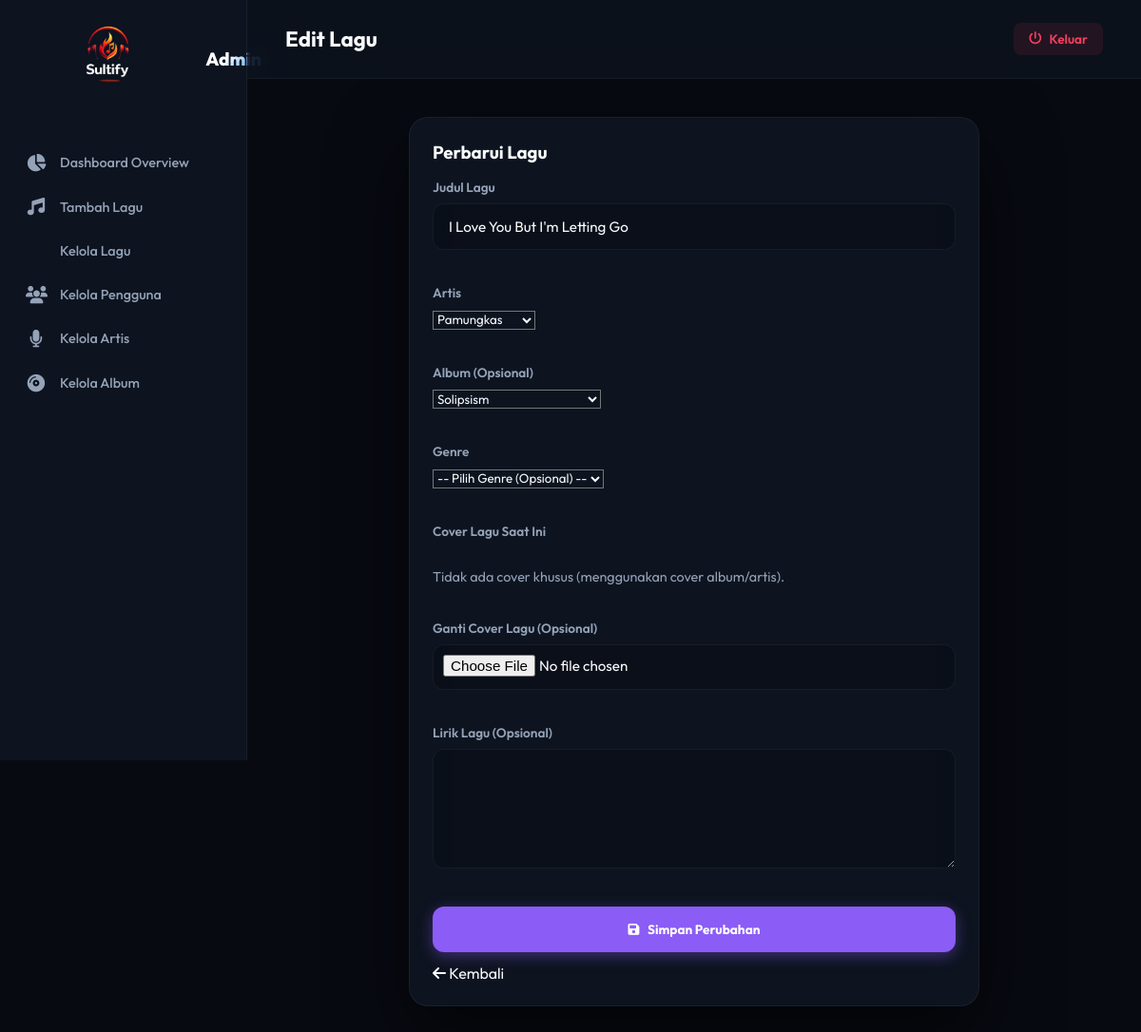
Screenshot of /admin/songs_edit.php?id=2 (signed in) with the database file from the repository.
### tables this page shows
CREATE TABLE `songs` (
  `id`          INT UNSIGNED    NOT NULL AUTO_INCREMENT,
  `artist_id`   INT UNSIGNED    NOT NULL,
  `album_id`    INT UNSIGNED    DEFAULT NULL,
  `title`       VARCHAR(200)    NOT NULL,
  `slug`        VARCHAR(210)    NOT NULL,
  `file_path`   VARCHAR(255)    NOT NULL COMMENT 'path file audio di server',
  `cover`       VARCHAR(255)    DEFAULT NULL COMMENT 'override cover dari album',
  `duration`    INT UNSIGNED    NOT NULL DEFAULT 0 COMMENT 'durasi dalam detik',
  `track_number` SMALLINT UNSIGNED DEFAULT NULL,
  `genre`       VARCHAR(100)    DEFAULT NULL,
  `lyrics`      LONGTEXT        DEFAULT NULL,
  `play_count`  BIGINT UNSIGNED NOT NULL DEFAULT 0,
  `is_published` TINYINT(1)     NOT NULL DEFAULT 1,
  `is_explicit`  TINYINT(1)     NOT NULL DEFAULT 0,
  `created_at`  TIMESTAMP       NOT NULL DEFAULT CURRENT_TIMESTAMP,
  `updated_at`  TIMESTAMP       NOT NULL DEFAULT CURRENT_TIMESTAMP ON UPDATE CURRENT_TIMESTAMP,
  PRIMARY KEY (`id`),
  UNIQUE KEY `uq_songs_slug`       (`slug`),
  KEY `idx_songs_artist_id`        (`artist_id`),
  KEY `idx_songs_album_id`         (`album_id`),
  KEY `idx_songs_genre`            (`genre`),
  KEY `idx_songs_play_count`       (`play_count`),
  CONSTRAINT `fk_songs_artist`
    FOREIGN KEY (`artist_id`) REFERENCES `artists` (`id`)
    ON DELETE CASCADE ON UPDATE CASCADE,
  CONSTRAINT `fk_songs_album`
    FOREIGN KEY (`album_id`) REFERENCES `albums` (`id`)
    ON DELETE SET NULL ON UPDATE CASCADE
);

CREATE TABLE `artists` (
  `id`          INT UNSIGNED    NOT NULL AUTO_INCREMENT,
  `name`        VARCHAR(150)    NOT NULL,
  `slug`        VARCHAR(160)    NOT NULL,
  `bio`         TEXT            DEFAULT NULL,
  `photo`       VARCHAR(255)    DEFAULT 'default_artist.png',
  `country`     VARCHAR(100)    DEFAULT NULL,
  `genre`       VARCHAR(100)    DEFAULT NULL,
  `monthly_listeners` INT UNSIGNED DEFAULT 0,
  `is_verified` TINYINT(1)      NOT NULL DEFAULT 0,
  `created_at`  TIMESTAMP       NOT NULL DEFAULT CURRENT_TIMESTAMP,
  `updated_at`  TIMESTAMP       NOT NULL DEFAULT CURRENT_TIMESTAMP ON UPDATE CURRENT_TIMESTAMP,
  PRIMARY KEY (`id`),
  UNIQUE KEY `uq_artists_slug`   (`slug`),
  KEY `idx_artists_genre`        (`genre`)
);

CREATE TABLE `albums` (
  `id`           INT UNSIGNED    NOT NULL AUTO_INCREMENT,
  `artist_id`    INT UNSIGNED    NOT NULL,
  `title`        VARCHAR(200)    NOT NULL,
  `slug`         VARCHAR(210)    NOT NULL,
  `cover`        VARCHAR(255)    DEFAULT 'default_cover.png',
  `description`  TEXT            DEFAULT NULL,
  `release_date` DATE            DEFAULT NULL,
  `album_type`   ENUM('album','single','ep','compilation') NOT NULL DEFAULT 'album',
  `genre`        VARCHAR(100)    DEFAULT NULL,
  `total_tracks` INT UNSIGNED    NOT NULL DEFAULT 0,
  `is_published`  TINYINT(1)     NOT NULL DEFAULT 1,
  `created_at`   TIMESTAMP       NOT NULL DEFAULT CURRENT_TIMESTAMP,
  `updated_at`   TIMESTAMP       NOT NULL DEFAULT CURRENT_TIMESTAMP ON UPDATE CURRENT_TIMESTAMP,
  PRIMARY KEY (`id`),
  UNIQUE KEY `uq_albums_slug`     (`slug`),
  KEY `idx_albums_artist_id`      (`artist_id`),
  KEY `idx_albums_release_date`   (`release_date`),
  CONSTRAINT `fk_albums_artist`
    FOREIGN KEY (`artist_id`) REFERENCES `artists` (`id`)
    ON DELETE CASCADE ON UPDATE CASCADE
);

### admin/songs_edit.php (the view, shortened to what this page needs)
<?php
$pdo = getDB();
$songId = $_GET['id'];
$stmt = $pdo->prepare("SELECT * FROM songs WHERE id = ?");
$stmt->execute([$songId]);
$song = $stmt->fetch(PDO::FETCH_ASSOC);
$artists = $pdo->query("SELECT * FROM artists ORDER BY name ASC")->fetchAll();
$albums = $pdo->query("SELECT * FROM albums ORDER BY title ASC")->fetchAll();
?>
<!DOCTYPE html>
<html lang="id">
<head>
    <link href="https://cdnjs.cloudflare.com/ajax/libs/font-awesome/6.4.0/css/all.min.css" rel="stylesheet">
    <link rel="stylesheet" href="<?= BASE_URL ?>/assets/css/style.css">
</head>
<body>
<div class="admin-layout">
    <?php include __DIR__ . '/includes/sidebar.php'; ?>
    <main class="admin-main">
        <header class="admin-topbar">
            <h1>Edit Lagu</h1>
            <a href="<?= BASE_URL ?>/auth/logout.php" class="btn-danger btn-sm"><i class="fa-solid fa-power-off"></i> Keluar</a>
        </header>
        <div class="admin-body">
            <?php if ($song): ?>
            <div class="auth-card fade-in" style="max-width:600px;margin:auto;padding:24px;border-radius:var(--radius-lg);">
                <h3 style="margin-bottom:16px;">Perbarui Lagu</h3>
                <form method="POST" enctype="multipart/form-data" style="display:flex;flex-direction:column;gap:16px;">
                    <div class="form-group">
                        <label>Judul Lagu</label>
                        <input type="text" name="title" required value="<?= htmlspecialchars($song['title']) ?>">
                    </div>
                    <div class="form-group">
                        <label>Artis</label>
                        <select name="artist_id" required>
                            <?php foreach ($artists as $art): ?>
                                <option value="<?= $art['id'] ?>" <?= ($art['id'] == $song['artist_id']) ? 'selected' : '' ?>><?= htmlspecialchars($art['name']) ?></option>
                            <?php endforeach; ?>
                        </select>
                    </div>
                    <div class="form-group">
                        <label>Album (Opsional)</label>
                        <select name="album_id">
                            <?php foreach ($albums as $alb): ?>
                                <option value="<?= $alb['id'] ?>" <?= ($alb['id'] == $song['album_id']) ? 'selected' : '' ?>><?= htmlspecialchars($alb['title']) ?></option>
                            <?php endforeach; ?>
                        </select>
                    </div>
                    <div class="form-group">
                        <label>Genre</label>
                        <select name="genre">
                            <option value="">-- Pilih Genre (Opsional) --</option>
                        </select>
                    </div>
                    <div class="form-group">
                        <label>Cover Lagu Saat Ini</label><br>
                        <?php if ($song['cover']): ?>
                            <img src="<?= getCoverUrl($song['cover']) ?>" style="width:80px;height:80px;border-radius:8px;object-fit:cover;" onerror="this.src='<?= BASE_URL ?>/assets/images/default_cover.svg'">
                        <?php else: ?>
                            <span style="color:var(--text-muted);font-size:0.9rem;">Tidak ada cover khusus (menggunakan cover album/artis).</span>
                        <?php endif; ?>
                    </div>
                    <div class="form-group">
                        <label>Ganti Cover Lagu (Opsional)</label>
                        <input type="file" name="cover" accept="image/*" style="padding: 10px; height: 48px; display: flex; align-items: center; background: rgba(0,0,0,0.2); border: 1px solid var(--border); border-radius: var(--radius);">
                    </div>
                    <div class="form-group">
                        <label>Lirik Lagu (Opsional)</label>
                        <textarea name="lyrics" rows="6" style="width: 100%; padding: 14px; background: rgba(0,0,0,0.2); border: 1px solid var(--border); border-radius: var(--radius); color: #fff; font-family: inherit; resize: vertical;"><?= htmlspecialchars($song['lyrics'] ?? '') ?></textarea>
                    </div>
                    <button type="submit" class="btn-signup" style="height:48px;"><i class="fa-solid fa-save" style="margin-right:6px;"></i> Simpan Perubahan</button>
                </form>
                <a href="<?= BASE_URL ?>/admin/songs.php" class="btn btn-secondary" style="margin-top:12px;display:inline-block;"><i class="fa-solid fa-arrow-left"></i> Kembali</a>
            </div>
            <?php endif; ?>
        </div>
    </main>
</div>
</body>
</html>

### assets/css/style.css (style rules this page uses)
:root { --bg: #070A11; --bg2: #0A0E17; --sidebar: #0D131F; --card: #131B2A; --card-hover: #1D283E; --primary: #8B5CF6; --primary-dark:#7C3AED; --primary-glow:rgba(139,92,246,.4); --accent: #F43F5E; --text: #F8FAFC; --text-muted: #94A3B8; --text-dim: #64748B; --border: rgba(255,255,255,.05); --player-bg: rgba(19, 27, 42, 0.85); --sidebar-w: 260px; --radius: 12px; --radius-lg: 20px; --transition: all .3s cubic-bezier(0.4, 0, 0.2, 1); }
*, *::before, *::after { box-sizing: border-box; margin: 0; padding: 0; }
html { font-size: 16px; scroll-behavior: smooth; }
body { font-family: 'Outfit', sans-serif; background: var(--bg); color: var(--text); min-height: 100vh; overflow-x: hidden; }
a { color: inherit; text-decoration: none; transition: var(--transition); }
button { cursor: pointer; border: none; background: none; color: inherit; font-family: inherit; }
input, select, textarea { font-family: inherit; color: var(--text); background: transparent; }
.btn-signup { padding: 10px 24px; border-radius: 12px; font-size: .85rem; font-weight: 700; background: var(--primary); color: #fff; box-shadow: 0 4px 16px var(--primary-glow); transition: var(--transition); }
.auth-card { width: 100%; max-width: 440px; background: rgba(19, 27, 42, 0.6); backdrop-filter: blur(30px); border: 1px solid var(--border); border-radius: 24px; padding: 48px 40px; box-shadow: 0 32px 80px rgba(0,0,0,.6); }
.auth-card .form-group { margin-bottom: 20px; }
.auth-card label { display: block; font-size: .85rem; font-weight: 600; color: var(--text-muted); margin-bottom: 8px; }
.auth-card input { width: 100%; padding: 14px 16px; background: rgba(0,0,0,.2); border: 1px solid var(--border); border-radius: var(--radius); font-size: .95rem; color: var(--text); transition: var(--transition); }
.admin-layout { display: flex; min-height: 100vh; background: var(--bg); }
.admin-main { flex: 1; overflow-y: auto; }
.admin-topbar { display: flex; align-items: center; justify-content: space-between; padding: 24px 40px; background: rgba(13,19,31,.8); backdrop-filter: blur(20px); border-bottom: 1px solid var(--border); position: sticky; top: 0; z-index: 50; }
.admin-topbar h1 { font-size: 1.4rem; font-weight: 700; }
.admin-body { padding: 40px; }
.btn-sm { padding: 8px 16px; border-radius: 8px; font-size: .85rem; font-weight: 600; transition: var(--transition); display: inline-flex; align-items: center; gap: 8px; }
.btn-danger { background: rgba(244,63,94,.1); color: #F43F5E; }
.fade-in { animation: fadeInUp .5s cubic-bezier(0.2, 0.8, 0.2, 1) forwards; }

### rows the page displays
songs: title "I Love You But I'm Letting Go", artist_id "Pamungkas", album_id "Solipsism"
